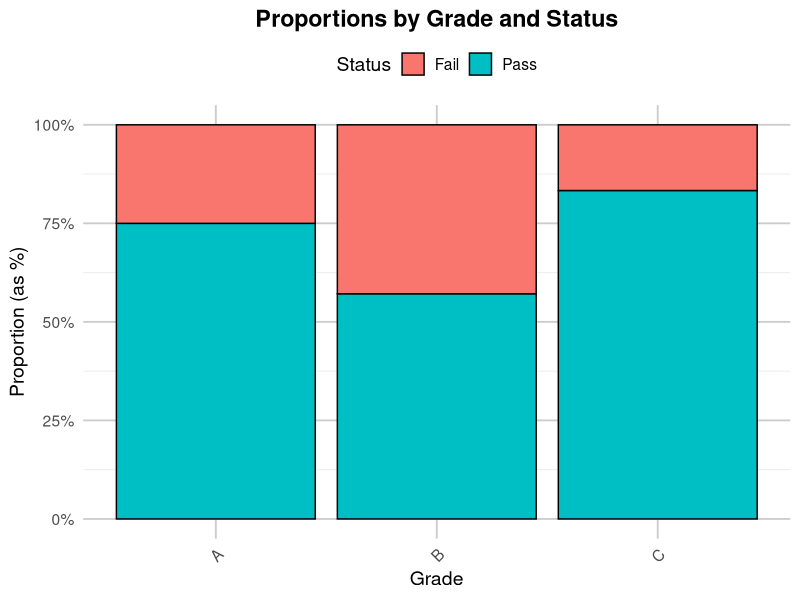

This chart was generated by the following R code:
# Load required libraries
library(ggplot2)
library(dplyr)
library(scales)  # For percentage formatting

# Sample data: Replace with your actual data
data <- data.frame(
  Grade = c("A", "A", "B", "B", "C", "C"),
  Status = c("Pass", "Fail", "Pass", "Fail", "Pass", "Fail"),
  Count = c(30, 10, 20, 15, 25, 5)
)

# Calculate proportions within each Grade
data <- data %>%
  group_by(Grade) %>%
  mutate(Proportion = Count / sum(Count))

# Refined visualization
plot <- ggplot(data, aes(x = Grade, y = Proportion, fill = Status)) +
  geom_bar(stat = "identity", position = "fill", color = "black") +  # Add borders for clarity
  scale_y_continuous(labels = percent_format()) +  # Use percentage format for y-axis
  labs(
    title = "Proportions by Grade and Status",
    x = "Grade",
    y = "Proportion (as %)",
    fill = "Status"
  ) +
  theme_minimal(base_size = 14) +  # Adjust base font size for readability
  theme(
    plot.title = element_text(hjust = 0.5, face = "bold"),  # Center and bold title
    axis.text.x = element_text(angle = 45, hjust = 1),  # Tilt x-axis labels for better readability
    legend.position = "top",  # Place legend at the top for better presentation
    panel.grid.major = element_line(color = "grey80")  # Enhance grid visibility
  )

# Print the plot
print(plot)
